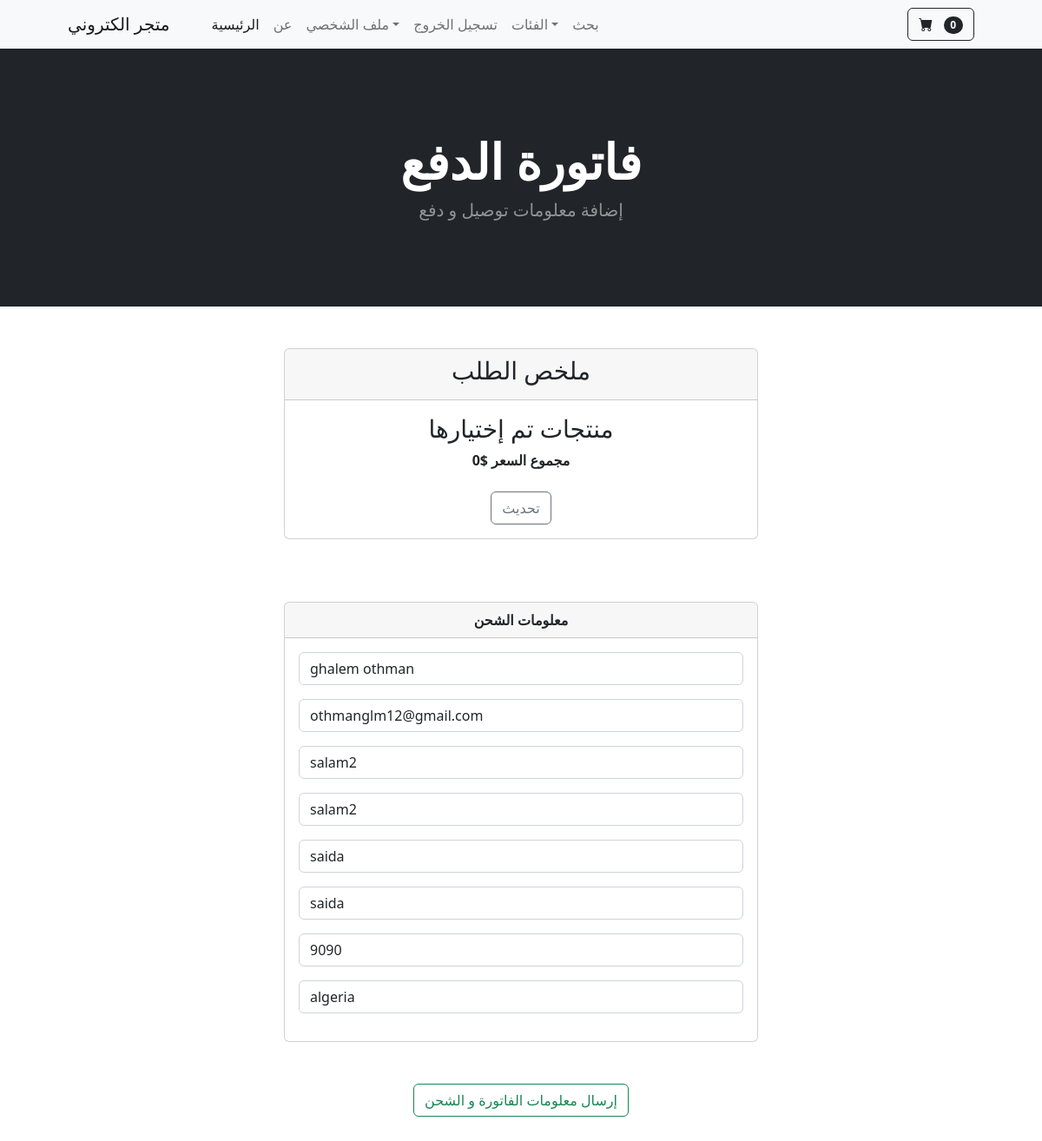
The app's page /payment/checkout/ (signed in) with its own data.
### payment/models.py (models this page shows, shortened)
class ShippingAddress(models.Model):
    user = models.ForeignKey(User, on_delete=models.CASCADE,null=True ,blank=True)
    shipping_full_name = models.CharField(max_length=100)
    shipping_email = models.EmailField(max_length=50)
    shipping_address1 = models.CharField(max_length=200)
    shipping_address2 = models.CharField(max_length=200)
    shipping_city = models.CharField(max_length=100)
    shipping_state = models.CharField(max_length=100,)
    shipping_zipcode = models.CharField(max_length=6, null=True, blank=True)
    shipping_country = models.CharField(max_length=200)
    class Meta:
        verbose_name_plural = "Shipping Address"

### payment/views.py (the view, shortened to what this page needs)
# urls.py: path('checkout/', views.checkout, name='checkout'),
def checkout(request):
    cart = Cart(request)
    products = cart.get_prods
    quantity = cart.get_quantites
    totales = cart.cart_total()
    if request.user.is_authenticated:
        shipping_user = ShippingAddress.objects.get(user__id=request.user.id)
        shipping_form = ShippingForm(request.POST or None, instance=shipping_user)
        return render(request,'payment/checkout.html',{'cart_products':products,
                                                    'cart_quantity':quantity,
                                                    'cart_total':totales,
                                                    'shipping_form':shipping_form,
                                                    })

### cart/cart.py (called while the page is built, shortened)
    def cart_total(self):
        product_ids = self.cart.keys()
        productes = Product.objects.filter(id__in=product_ids)
        quantites = self.cart
        total = 0
        return total

    def __len__(self):
        return len(self.cart)

    def get_prods(self):
        product_ids = self.cart.keys()
        products = Product.objects.filter(id__in=product_ids)
        return products

### cart/context_processors.py (called while the page is built)
def cart(request):
    return {'cart':Cart(request)}

### payment/templates/payment/checkout.html (shortened to what this page needs)
{% extends 'base.html' %}
{% load static %}
{% block content %}
<header class="bg-dark py-5">
    <div class="container px-4 px-lg-5 my-5">
        <div class="text-center text-white">
            <h1 class="display-4 fw-bolder">   فاتورة الدفع   </h1>
            <p class="lead fw-normal text-white-50 mb-0">   إضافة معلومات توصيل  و دفع</p>
        </div>
    </div>
</header>
<br>
<br>
<div class="container">
    <div class="row">
           <div class="col-md-6 offset-md-3">
                <div class="card">
                    <div class="card-header">
                        <center>
                            <h3>ملخص الطلب</h3>
                        </center>
                    </div>
                    <div class="card-body">
                        <center>
                        <h3>منتجات تم إختيارها</h3>
                        <strong>مجموع السعر
                        ${{cart_total}}
                        </strong>
                        <br><br>
                        <a href="{% url 'summary' %}" class="btn btn-outline-secondary">تحديث</a>
                        </center>
                    </div>
                </div>
                <br><br><br>
                <div class="card">
                    <div class="card-header">
                      <center><strong>معلومات الشحن</strong></center>
                    </div>
                    <div class="card-body">
                        <form method="POST" action="{% url 'billing_info' %}">
                        {{ shipping_form.as_p }}
                    </div>
                </div>
                    <br><br>
                    <center><button type="submit" class="btn btn-outline-success">إرسال معلومات الفاتورة و الشحن</button></center>
           </div>
    </div>
</div>
<br><br><br>
{% endblock %}

### records on screen
ShippingAddress: shipping_full_name "ghalem othman", shipping_email "othmanglm12@gmail.com", shipping_address1 "salam2", shipping_address2 "salam2", shipping_city "saida", shipping_state "saida", shipping_zipcode "9090", shipping_country "algeria"

### other values on screen
{{ cart|length }} "0"
{{ cart_total }} "0"
